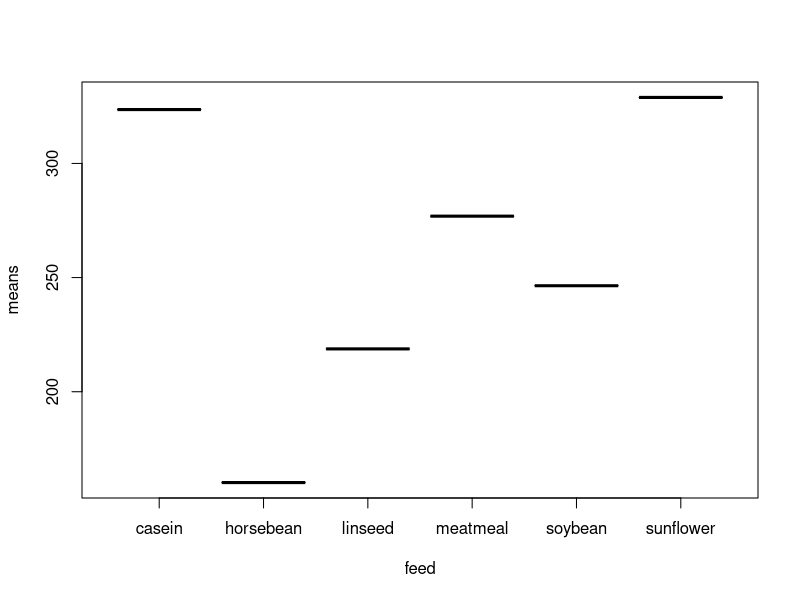
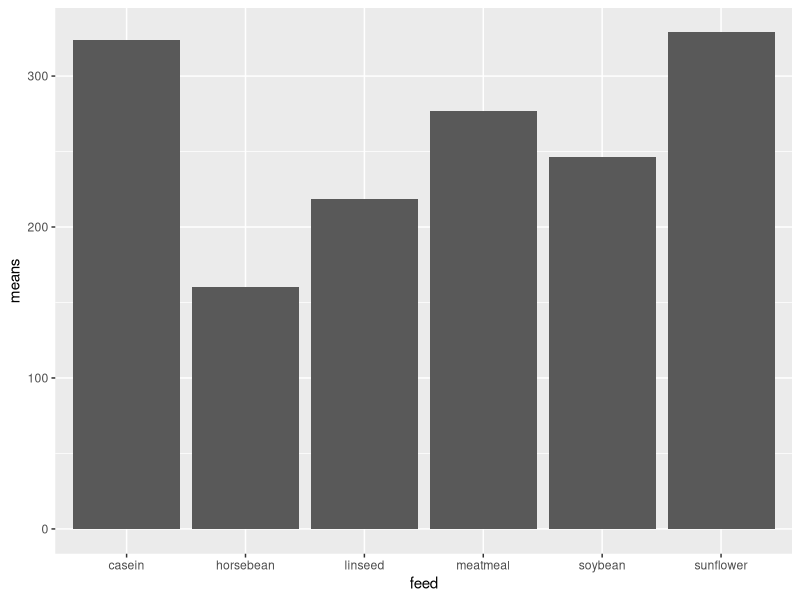
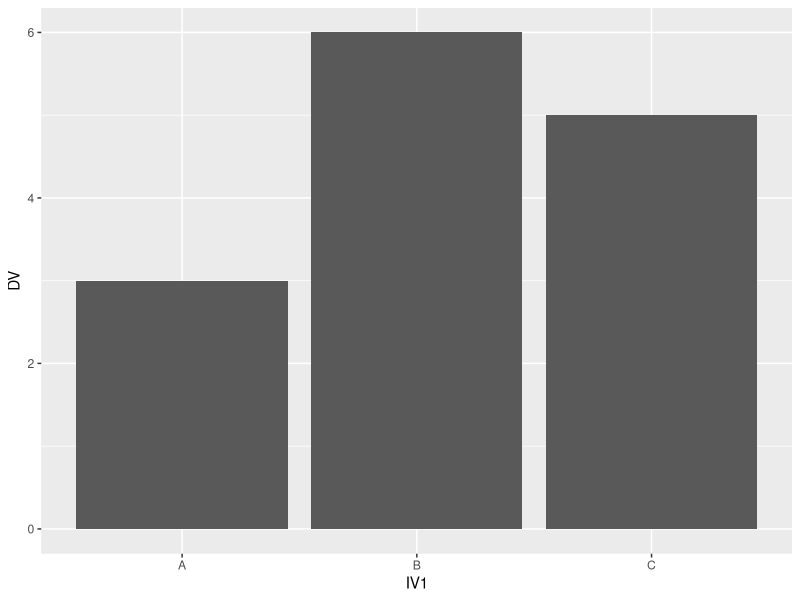
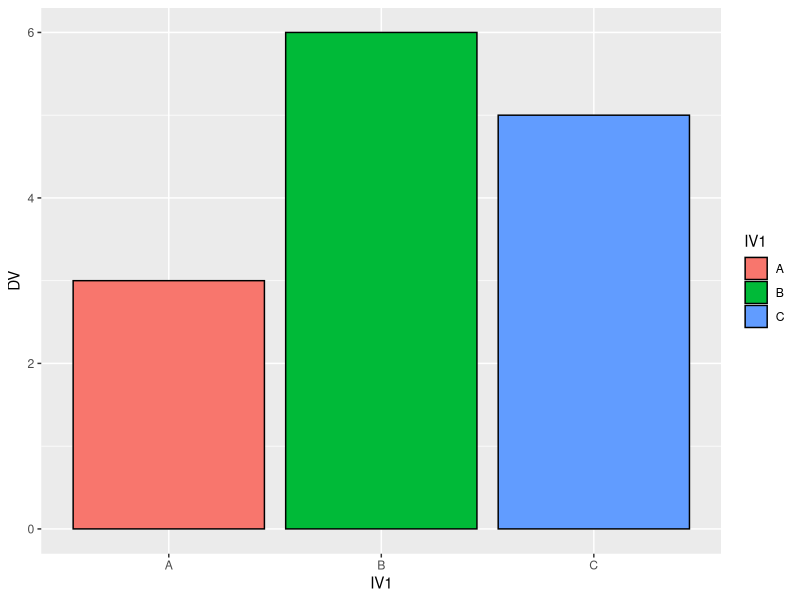
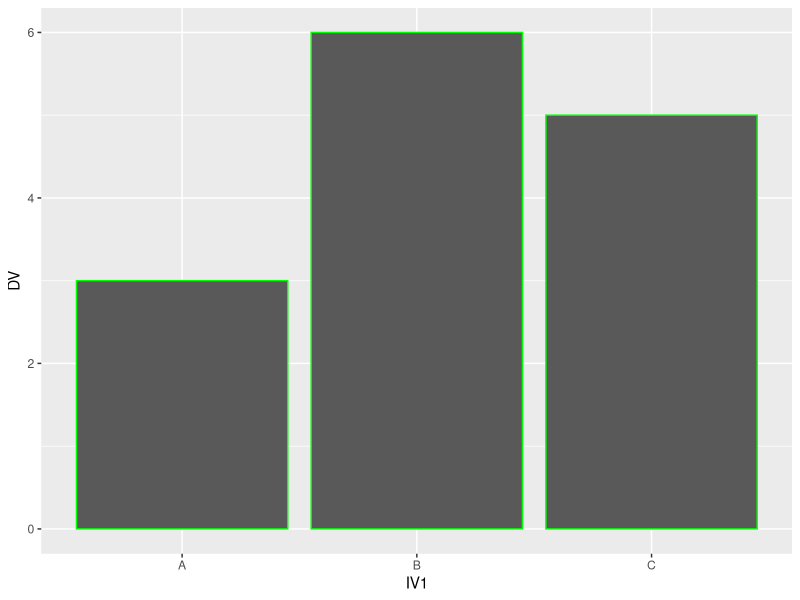
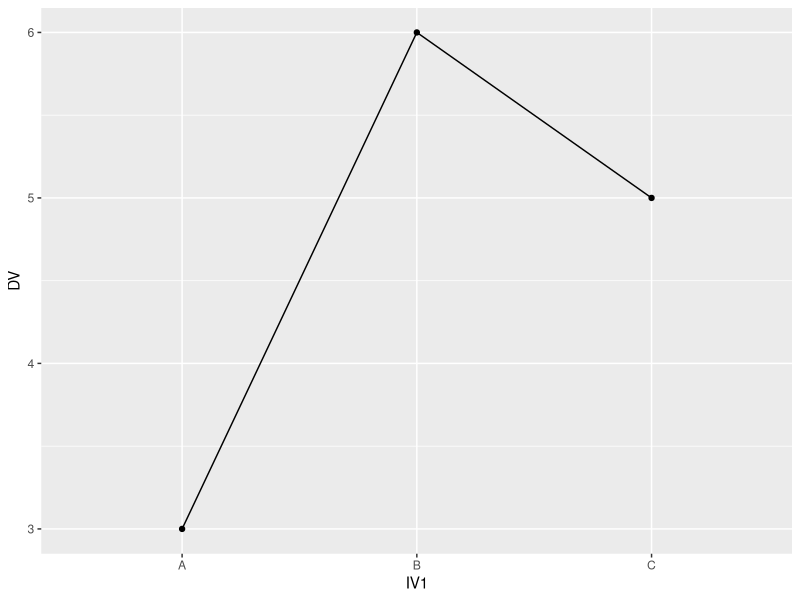
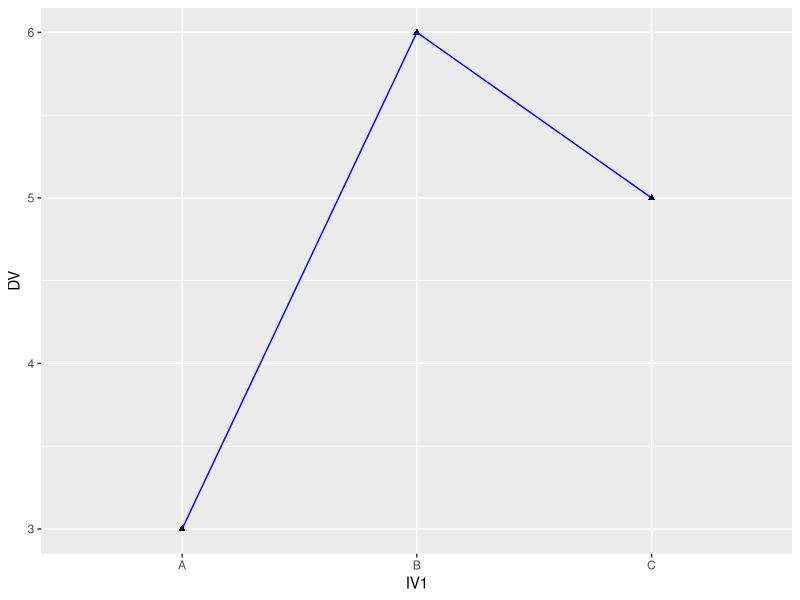
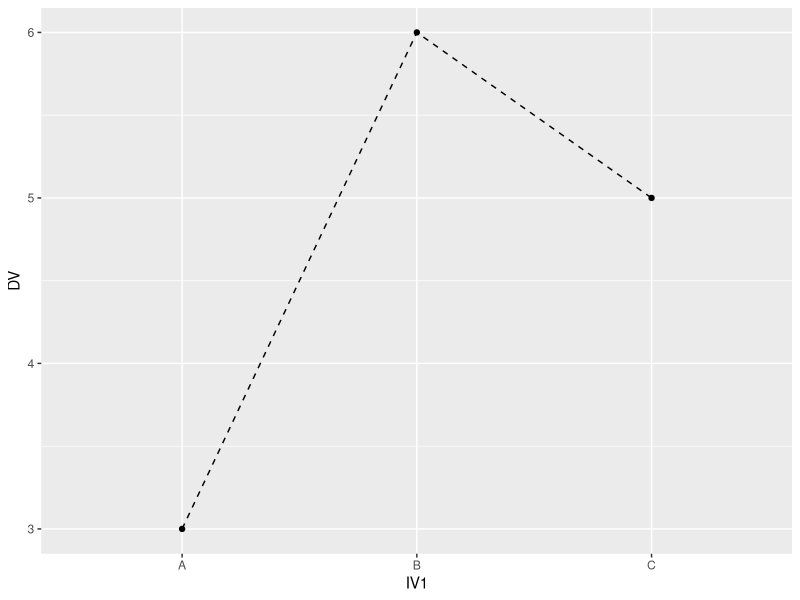

The R script that drew these images, in order:
## ---- chunk 1

library(dplyr)
library(ggplot2)
means_df <- chickwts %>%
  group_by(feed) %>%
  summarize(means = mean(weight))


plot(means_df)

## ---- chunk 2
library(ggplot2)



# plot the means
ggplot(means_df, aes(x=feed, y=means)) +
  geom_bar(stat="identity")

## ---- chunk 3
library(tibble)
library(ggplot2)


# one factor three levels
fake_data <- tibble(IV1 = c("A","B","C"),
                    DV = c(3,6,5))


ggplot(fake_data, aes(x=IV1, y=DV))+
  geom_bar(stat='identity')

## ---- chunk 4


ggplot(fake_data, aes(x=IV1, y=DV, fill=IV1))+
  geom_bar(stat='identity', color="black")

ggplot(fake_data, aes(x=IV1, y=DV, color=IV1))+
  geom_bar(stat='identity', color="green")


## ---- chunk 5

ggplot(fake_data, aes(x=IV1, y=DV, group=1))+
  geom_point()+
  geom_line()

## ---- chunk 6

ggplot(fake_data, aes(x=IV1, y=DV, group=1))+
  geom_point(shape = "triangle"
)+
  geom_line(color="blue")



ggplot(fake_data, aes(x=IV1, y=DV, group=1))+
  geom_point()+
  geom_line(linetype = "dashed")


## ---- chunk 7

fake_data <- tibble(IV1 = rep(c("A","B","C"), each=2),
                    IV2 = rep(c(1,2),3),
                    DV = c(3,6,5,3,4,6))

ggplot(fake_data, aes(x=IV1, y=DV, color = IV2))+
  geom_point()

## ---- chunk 8
ggplot(fake_data, aes(x=IV1, y=DV, fill=IV2))+
  geom_bar(stat='identity')

ggplot(fake_data, aes(x=IV1, y=DV, fill=IV2))+
  geom_bar(stat='identity', position="dodge")

## ---- chunk 9


# color depends on whether the IV is coded as a factor
fake_data <- tibble(IV1 = rep(c("A","B","C"), each=2),
                    IV2 = as.factor(rep(c(1,2),3)),
                    DV = c(3,6,5,3,4,6))

ggplot(fake_data, aes(x=IV1, y=DV, group=IV2, color = IV2))+
  geom_point()+
  geom_line()


## ---- chunk 10

ggplot(fake_data, aes(x=IV1, 
                      y=DV, 
                      color=IV2,
                      group=IV2,
                      linetype=IV2))+
  geom_point()+
  geom_line()

## ---- chunk 11
df <- data.frame(dose=c("D0.5", "D1", "D2"),
                len=c(4.2, 10, 29.5))
head(df)
""
# Basic line plot with points
ggplot(data=df, aes(x=dose, y=len, group=1)) +
  geom_line()+
  geom_point()
# Change the line type
ggplot(data=df, aes(x=dose, y=len, group=1)) +
  geom_line(linetype = "dashed")+
  geom_point()
# Change the color
ggplot(data=df, aes(x=dose, y=len, group=1)) +
  geom_line(color="green")+
  geom_point()


## ---- chunk 12

ggplot(data = economics, aes(x = date, y = psavert))+
  geom_line(aes(y = psavert), color = "darkred") + 
  geom_line(aes(y = uempmed), color="steelblue", linetype="dotdash")
